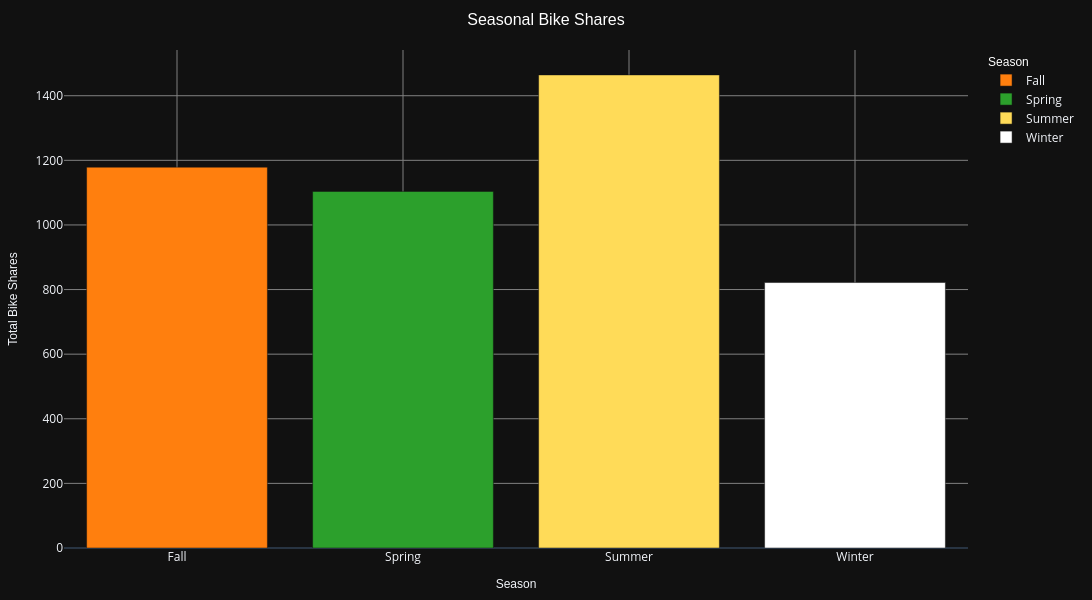

Notebook source saved alongside this figure:
### Markdown cell above
## 📆 Average Bike Sharing by Month

📌 **Average bike sharing by month** data is visualized with an **interactive line plot**.

📊 **Analysis Findings:**
- 🌱 **Increase starts in spring**,
- ☀️ **Reaches its peak in summer**,
- 🍂 **Decreases in autumn.**

🔍 Seasonal changes provide important clues to understand bicycle usage habits.

### Code cell
data_seasonal = df.groupby('season_description')['Ride_Count'].mean().reset_index()

# Tab10 renk paletinden 4 renk
colors = ['#ff7f0e', '#2ca02c', '#ffdb58', '#ffffff']  # tab10 renkleri

# Create bar plot
fig = px.bar(
    data_seasonal,
    x='season_description',
    y='Ride_Count',
    title="Seasonal Bike Shares",
    labels={"season_description": "Season", "Ride_Count": "Total Bike Shares"},
    template="plotly_dark", 
    color='season_description',
    color_discrete_sequence=colors  # Tab10 renkleri ile özelleştir
)

# Update layout
fig.update_layout(
    title_font=dict(size=16, family="Arial", color="white"),
    title_x=0.5,  
    xaxis_title_font=dict(size=12, family="Arial"),
    yaxis_title_font=dict(size=12, family="Arial"),
    margin=dict(t=50, l=50, r=50, b=50),
    legend_title=dict(font=dict(size=12, family="Arial", color="white")),
    width=1200, 
    height=600,  
    xaxis=dict(showgrid=True, gridwidth=1, gridcolor="gray"),
    yaxis=dict(showgrid=True, gridwidth=1, gridcolor="gray"),
)

fig.show()

### Figure 1 — Plotly figure (JSON) as saved in the notebook; plotly's stock layout.template omitted (floating-point values rounded to 4 significant figures)
{"data": [{"alignmentgroup": "True", "hovertemplate": "Season=%{x}<br>Total Bike Shares=%{y}<extra></extra>", "legendgroup": "Fall", "marker": {"color": "#ff7f0e", "pattern": {"shape": ""}}, "name": "Fall", "offsetgroup": "Fall", "orientation": "v", "showlegend": true, "textposition": "auto", "type": "bar", "x": ["Fall"], "xaxis": "x", "y": [1179.0], "yaxis": "y"}, {"alignmentgroup": "True", "hovertemplate": "Season=%{x}<br>Total Bike Shares=%{y}<extra></extra>", "legendgroup": "Spring", "marker": {"color": "#2ca02c", "pattern": {"shape": ""}}, "name": "Spring", "offsetgroup": "Spring", "orientation": "v", "showlegend": true, "textposition": "auto", "type": "bar", "x": ["Spring"], "xaxis": "x", "y": [1104.0], "yaxis": "y"}, {"alignmentgroup": "True", "hovertemplate": "Season=%{x}<br>Total Bike Shares=%{y}<extra></extra>", "legendgroup": "Summer", "marker": {"color": "#ffdb58", "pattern": {"shape": ""}}, "name": "Summer", "offsetgroup": "Summer", "orientation": "v", "showlegend": true, "textposition": "auto", "type": "bar", "x": ["Summer"], "xaxis": "x", "y": [1464.0], "yaxis": "y"}, {"alignmentgroup": "True", "hovertemplate": "Season=%{x}<br>Total Bike Shares=%{y}<extra></extra>", "legendgroup": "Winter", "marker": {"color": "#ffffff", "pattern": {"shape": ""}}, "name": "Winter", "offsetgroup": "Winter", "orientation": "v", "showlegend": true, "textposition": "auto", "type": "bar", "x": ["Winter"], "xaxis": "x", "y": [821.7], "yaxis": "y"}], "layout": {"barmode": "relative", "height": 600, "legend": {"title": {"font": {"color": "white", "family": "Arial", "size": 12}, "text": "Season"}, "tracegroupgap": 0}, "margin": {"b": 50, "l": 50, "r": 50, "t": 50}, "title": {"font": {"color": "white", "family": "Arial", "size": 16}, "text": "Seasonal Bike Shares", "x": 0.5}, "width": 1200, "xaxis": {"anchor": "y", "autorange": true, "categoryarray": ["Fall", "Spring", "Summer", "Winter"], "categoryorder": "array", "domain": [0, 1], "gridcolor": "gray", "gridwidth": 1, "range": [-0.5, 3.5], "showgrid": true, "title": {"font": {"family": "Arial", "size": 12}, "text": "Season"}, "type": "category"}, "yaxis": {"anchor": "x", "autorange": true, "domain": [0, 1], "gridcolor": "gray", "gridwidth": 1, "range": [0, 1542.0], "showgrid": true, "title": {"font": {"family": "Arial", "size": 12}, "text": "Total Bike Shares"}, "type": "linear"}}}
